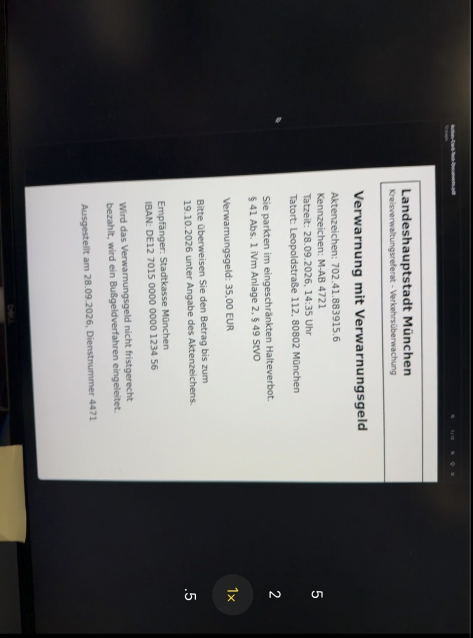
#> input picture test-docs/real/de_parking_ticket_iphone_frame.jpg, 945 x 1275 px (shown at 1/2 size)
$ python -i make_test_docs.py   (imports and definitions only)
#> lines starting #> are read from the running program, lines starting #| are printed output that depends on the picture
"""Generate realistic sample document images + expected fields JSON.

Each doc is rendered on an off-white page; a few are deliberately degraded
(rotation, blur, noise, uneven lighting) to mimic a phone photo.
"""
import json, random, math
from pathlib import Path
from PIL import Image, ImageDraw, ImageFont, ImageFilter, ImageEnhance

OUT = Path(__file__).resolve().parent.parent / "test-docs"
# [2 lines not run here, left out]

F = "/usr/share/fonts/truetype/dejavu/"
def font(name, size):
    return ImageFont.truetype(F + name, size)

SANS, BOLD, SERIF, MONO = "DejaVuSans.ttf", "DejaVuSans-Bold.ttf", "DejaVuSerif.ttf", "DejaVuSansMono.ttf"

def page(w=1240, h=1754, bg=(250, 249, 245)):
#> called with w = 1000, h = 1500, bg = (255, 252, 230)
    im = Image.new("RGB", (w, h), bg)
    return im, ImageDraw.Draw(im)

def write(d, x, y, lines, f, gap=1.45, fill=(25, 25, 25)):
#> called with x = 60, y = 190, gap = 1.45, fill = (25, 25, 25)
    for ln in lines:
        d.text((x, y), ln, font=f, fill=fill)
        y += int(f.size * gap)
    return y

def photo_effects(im, angle=1.2, blur=0.8, noise=10, shade=True):
    # uneven lighting
    if shade:
        w, h = im.size
        grad = Image.new("L", (w, h))
        gd = ImageDraw.Draw(grad)
        for i in range(h):
            v = int(255 - 55 * (i / h) ** 1.5)
            gd.line([(0, i), (w, i)], fill=v)
        dark = Image.new("RGB", (w, h), (90, 85, 80))
        im = Image.composite(im, dark, grad)
    im = im.rotate(angle, resample=Image.BICUBIC, expand=True, fillcolor=(120, 115, 108))
    if blur:
        im = im.filter(ImageFilter.GaussianBlur(blur))
    if noise:
        px = im.load()
        w, h = im.size
        for _ in range(w * h // 12):
            x, y = random.randrange(w), random.randrange(h)
            r, g, b = px[x, y]
            n = random.randint(-noise, noise)
            px[x, y] = (max(0, min(255, r + n)), max(0, min(255, g + n)), max(0, min(255, b + n)))
    return im

expected = {}

# 1. German parking ticket ----------------------------------------------------
im, d = page(1000, 1500, (255, 252, 230))
# [3 lines not run here, left out]
y = write(d, 60, 190, ["Verwarnung mit Verwarnungsgeld"], font(BOLD, 36))
#> y = 242
y = write(d, 60, y + 20, [
    "Aktenzeichen: 702.41.883915.6",
    "Kennzeichen: M-AB 4721",
    "Tatzeit: 28.09.2026, 14:35 Uhr",
    "Tatort: Leopoldstraße 112, 80802 München",
    "",
    "Sie parkten im eingeschränkten Halteverbot.",
    "§ 41 Abs. 1 iVm Anlage 2, § 49 StVO",
    "",
    "Verwarnungsgeld: 35,00 EUR",
    "",
    "Bitte überweisen Sie den Betrag bis zum",
    "19.10.2026 unter Angabe des Aktenzeichens.",
    "",
    "Empfänger: Stadtkasse München",
    "IBAN: DE12 7015 0000 0000 1234 56",
    "",
    "Wird das Verwarnungsgeld nicht fristgerecht",
    "bezahlt, wird ein Bußgeldverfahren eingeleitet.",
    "",
    "Ausgestellt am 28.09.2026, Dienstnummer 4471",
], font(SANS, 27))
#> the loop in write (call 2), `for ln in lines:` made 20 passes
#> (ln, y) on passes 1, 2, 3, 4, 5, 7, 8, 9, 10, 11, 13, 14: ('Aktenzeichen: 702.41.883915.6', 301), ('Kennzeichen: M-AB 4721', 340), ('Tatzeit: 28.09.2026, 14:35 Uhr', 379), ('Tatort: Leopoldstraße 112, 80802 München', 418), ('', 457), ('§ 41 Abs. 1 iVm Anlage 2, § 49 StVO', 535), ('', 574), ('Verwarnungsgeld: 35,00 EUR', 613), ('', 652), ('Bitte überweisen Sie den Betrag bis zum', 691), ('', 769), ('Empfänger: Stadtkasse München', 808)
#> y on passes 6, 12, 17, 18, 20: 496, 730, 925, 964, 1042
#> y = 1042
expected["de_parking_ticket.png"] = dict(docLanguage="de", docType="parking_fine", deadline="2026-10-19",
    amount=35.00, currency="EUR", reference="702.41.883915.6",
    note="Clean scan. Distractor dates: Tatzeit and issue date 28.09.2026.")
# [1 line not run here, left out]

# 2. French medicine label (box side) ------------------------------------------
im, d = page(1200, 800, (255, 255, 255))
#> in page (call 2), `im = Image.new("RGB", (w, h), bg)`: im: PIL image 1200x800 RGB; every value is 255
# [2 lines not run here, left out]
y = write(d, 40, 140, [
    "Comprimés pelliculés - Boîte de 16",
    "Médicament - Voie orale",
    "",
    "Posologie : adultes et enfants de plus de 50 kg :",
    "1 à 2 comprimés par prise, à renouveler si besoin",
    "après 4 heures minimum. Ne pas dépasser 6 comprimés",
    "par jour. Lire attentivement la notice.",
    "",
    "Tenir hors de la vue et de la portée des enfants.",
], font(SANS, 30))
#> y = 527
# [2 lines not run here, left out]
im = photo_effects(im, angle=-1.5, blur=0.6, noise=8)
#> in photo_effects, `grad = Image.new("L", (w, h))`: grad: PIL image 1200x800 L; every value is 0
#> the loop in photo_effects, `for _ in range(w * h // 12):` made 84725 passes
#> (r, g, b) on passes 1 to 3: (222, 221, 220), (248, 248, 247), (243, 242, 242)
# [1 line not run here, left out]
expected["fr_medicine_label.jpg"] = dict(docLanguage="fr", docType="medicine_label", deadline="2028-03-31",
    amount=None, currency=None, reference=None,
    note="Phone-photo style (rotation, blur, shading). Expiry month/year => end of month. No price on the box: amount must be Not found.")

# 3. Spanish rental move-in sheet ----------------------------------------------
im, d = page()
#> call 3 of page, with w = 1240, h = 1754, bg = (250, 249, 245)
#> in page (call 3), `im = Image.new("RGB", (w, h), bg)`:
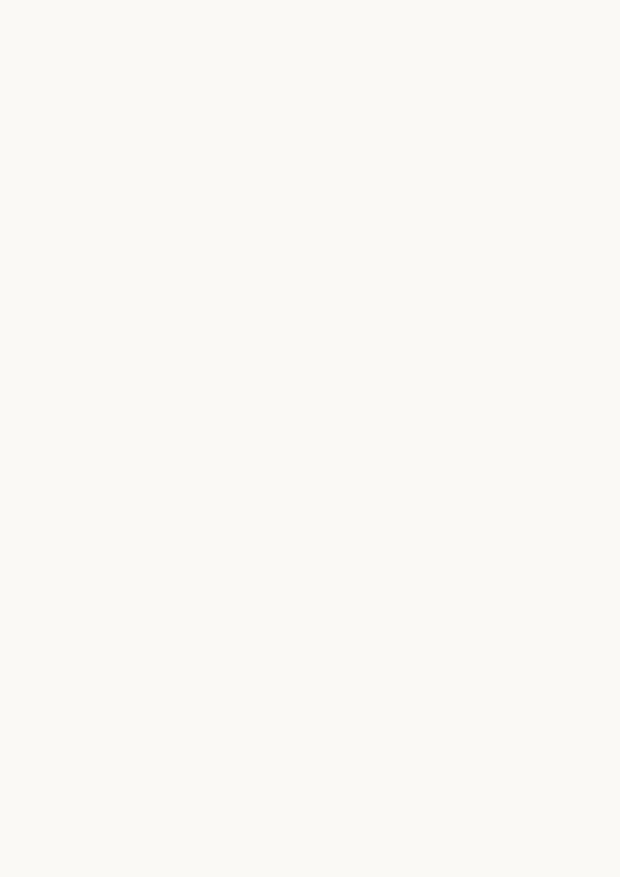
#> im: PIL image 1240x1754 RGB (shown at 1/2 size); mean R, G, B 250, 249, 245
# [2 lines not run here, left out]
y = write(d, 80, 170, [
    "Inmueble: Calle de Toledo 54, 3º B, 28005 Madrid",
    "Arrendador: Inmobiliaria Sol S.L.",
    "Arrendatario: ______________________",
    "Contrato n.º: ALQ-2026-0917",
    "",
    "Fecha de entrada: 01/10/2026",
    "Renta mensual: 850,00 €",
    "Fianza depositada: 1.700,00 €",
    "",
    "Estado de la vivienda (marcar):",
    "[ ] Cocina    [ ] Baño    [ ] Dormitorio    [ ] Salón",
    "",
    "El arrendatario dispone de un plazo para comunicar",
    "por escrito cualquier desperfecto no indicado en este",
    "inventario. Debe devolver esta hoja firmada antes del",
    "15 de octubre de 2026. En caso contrario se entenderá",
    "que acepta el estado de la vivienda y podrán",
    "descontarse daños de la fianza.",
    "",
    "Contadores: luz 004512 kWh  /  agua 00187 m³",
    "",
    "Firma arrendatario:                Firma arrendador:",
], font(SERIF, 30))
#> y = 1116
# [1 line not run here, left out]
expected["es_rental_movein.png"] = dict(docLanguage="es", docType="rental_move_in", deadline="2026-10-15",
    amount=1700.00, currency="EUR", reference="ALQ-2026-0917",
    note="Money at stake = deposit (fianza), not monthly rent. Distractor: move-in date 01/10/2026.")

# 4. Italian hotel cancellation policy ----------------------------------------
im, d = page(1240, 1500)
# [1 line not run here, left out]
y = write(d, 80, 150, [
    "Conferma di prenotazione n. 48213",
    "",
    "Arrivo: 14/11/2026     Partenza: 18/11/2026",
    "Camera doppia standard, 4 notti",
    "Totale soggiorno: € 580,00",
    "",
    "Politica di cancellazione",
    "La cancellazione è gratuita entro il 7 novembre 2026.",
    "Dopo tale data, in caso di cancellazione o mancata",
    "presentazione, verrà addebitata una penale pari",
    "alla prima notte: € 145,00.",
    "",
    "Per cancellare, rispondere a questa email indicando",
    "il numero di prenotazione.",
    "",
    "Cordiali saluti, la Reception",
], font(SANS, 31))
#> y = 854
im = photo_effects(im, angle=0.8, blur=0.5, noise=6, shade=False)
#> call 2 of photo_effects, with angle = 0.8, blur = 0.5, noise = 6, shade = False
#> in photo_effects (call 2), `im = im.rotate(angle, resample=Image.BICUBIC, expand=True, fillcolor=(..`:
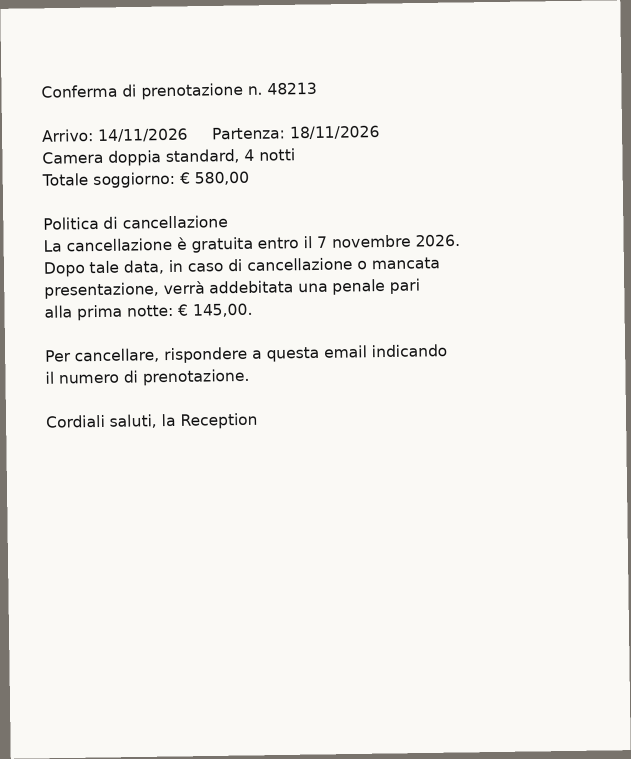
#> im: PIL image 1262x1518 RGB (shown at 1/2 size); mean R, G, B 240.9, 239.8, 235.8
#> the loop in photo_effects (call 2), `for _ in range(w * h // 12):` made 159643 passes
#> (r, g, b) on passes 1 to 3: (250, 249, 245), (250, 249, 245), (250, 249, 245)
# [1 line not run here, left out]
expected["it_hotel_cancellation.jpg"] = dict(docLanguage="it", docType="hotel_cancellation", deadline="2026-11-07",
    amount=145.00, currency="EUR", reference="48213",
    note="Money at stake = cancellation penalty (145), total stay (580) is a distractor. Distractor dates: arrival/departure.")

# 5. Portuguese visa appointment letter ---------------------------------------
im, d = page()
# [2 lines not run here, left out]
y = write(d, 80, 220, [
    "Assunto: Agendamento de pedido de visto nacional",
    "Processo n.º: VN-2026/33871",
    "",
    "Exmo(a). Senhor(a),",
    "",
    "Informamos que a sua entrevista para o pedido de visto",
    "está marcada para o dia 22 de outubro de 2026, às 10h30.",
    "",
    "Deverá enviar os documentos em falta (comprovativo de",
    "meios de subsistência e seguro de viagem) e efetuar o",
    "pagamento da taxa consular de 90,00 EUR até 20/10/2026.",
    "",
    "Sem estes documentos, o agendamento será cancelado.",
    "",
    "Com os melhores cumprimentos,",
    "A Secção Consular",
    "",
    "Lisboa, 01 de outubro de 2026",
], font(SERIF, 30))
# [1 line not run here, left out]
expected["pt_visa_letter.png"] = dict(docLanguage="pt", docType="visa_entry", deadline="2026-10-20",
    amount=90.00, currency="EUR", reference="VN-2026/33871",
    note="Deadline = documents/fee due (até 20/10/2026); interview date 22 Oct and letter date are distractors.")

# 6. English airline cancellation notice --------------------------------------
im, d = page(1240, 1400, (255, 255, 255))
#> in page (call 6), `im = Image.new("RGB", (w, h), bg)`: im: PIL image 1240x1400 RGB; every value is 255
# [2 lines not run here, left out]
y = write(d, 60, 170, [
    "Important: your flight has been cancelled",
    "",
    "Booking reference: QX7P2L",
    "Flight SB2490  London Gatwick (LGW) - Lisbon (LIS)",
    "Departure: 12 Oct 2026, 07:15",
    "",
    "We are sorry to tell you that this flight has been",
    "cancelled due to operational reasons.",
    "",
    "You can choose a free rebooking or a full refund of",
    "GBP 312.40 to your original payment method.",
    "",
    "Please submit your refund or rebooking request by",
    "26 October 2026 using Manage My Booking.",
    "",
    "You may also be entitled to compensation under",
    "UK261 rules.",
], font(SANS, 31))
# [1 line not run here, left out]
expected["en_airline_cancellation.png"] = dict(docLanguage="en", docType="airline_cancellation", deadline="2026-10-26",
    amount=312.40, currency="GBP", reference="QX7P2L",
    note="Distractor: departure date 12 Oct 2026.")

# 7. German traffic fine (Bußgeldbescheid), phone-photo style ------------------
im, d = page(1240, 1600)
#> in page (call 7), `im = Image.new("RGB", (w, h), bg)`:
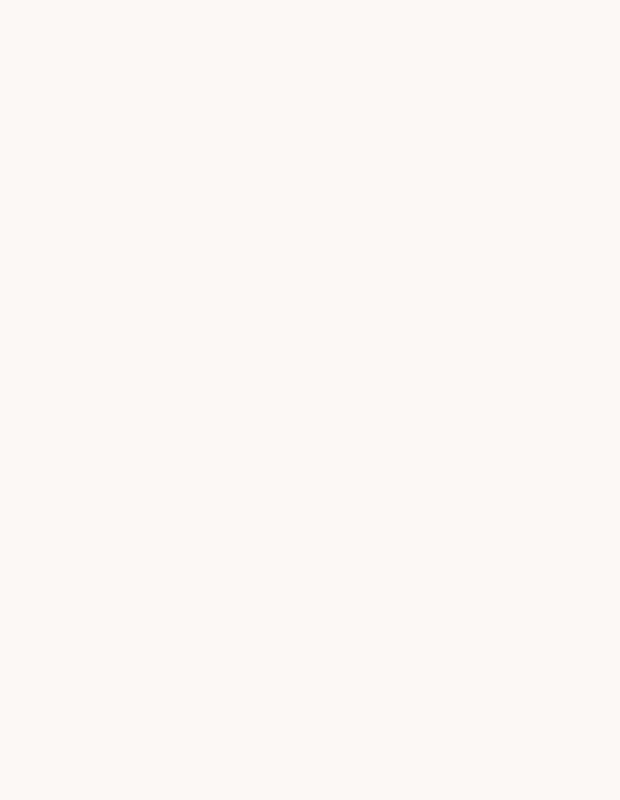
#> im: PIL image 1240x1600 RGB (shown at 1/2 size); mean R, G, B 250, 249, 245
# [1 line not run here, left out]
y = write(d, 80, 150, [
    "Bußgeldbescheid",
    "",
    "Aktenzeichen: 2026-B-551209",
    "Tattag: 14.09.2026   Tatzeit: 08:12 Uhr",
    "Tatort: B96, Höhe km 12,4 - Fahrtrichtung Berlin",
    "",
    "Ihnen wird vorgeworfen, die zulässige",
    "Höchstgeschwindigkeit außerhalb geschlossener",
    "Ortschaften um 18 km/h überschritten zu haben.",
    "",
    "Bußgeld: 60,00 €",
    "Gebühren und Auslagen: 28,50 €",
    "Gesamtbetrag: 88,50 €",
    "",
    "Der Gesamtbetrag ist spätestens am 30. Oktober 2026",
    "zu zahlen. Gegen diesen Bescheid kann innerhalb von",
    "zwei Wochen nach Zustellung Einspruch eingelegt werden.",
    "",
    "Datum des Bescheids: 01.10.2026",
], font(SANS, 30))
im = photo_effects(im, angle=2.0, blur=0.9, noise=12)
#> call 3 of photo_effects, with angle = 2, blur = 0.9, noise = 12, shade = True
#> in photo_effects (call 3), `grad = Image.new("L", (w, h))`: grad: PIL image 1240x1600 L; every value is 0
#> in photo_effects (call 3), `dark = Image.new("RGB", (w, h), (90, 85, 80))`:
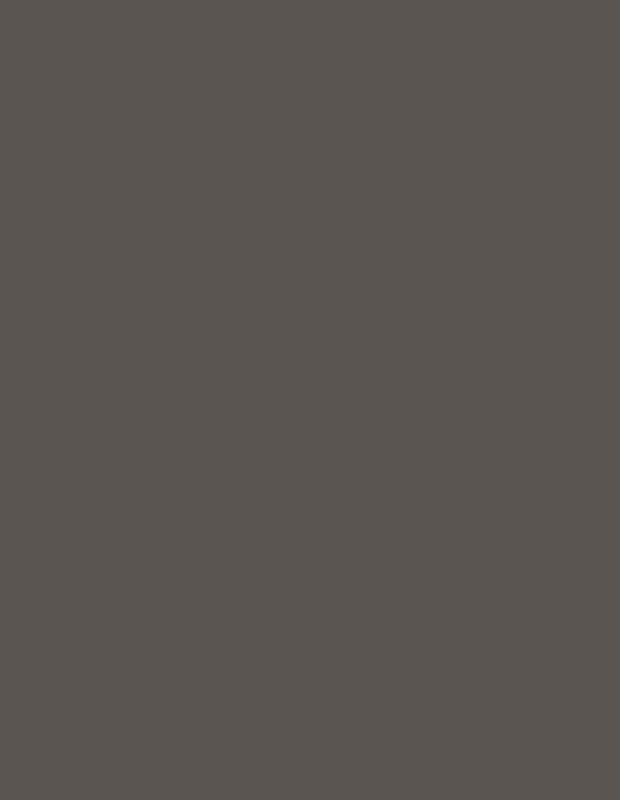
#> dark: PIL image 1240x1600 RGB (shown at 1/2 size); mean R, G, B 90, 85, 80
#> in photo_effects (call 3), `im = im.rotate(angle, resample=Image.BICUBIC, expand=True, fillcolor=(..`:
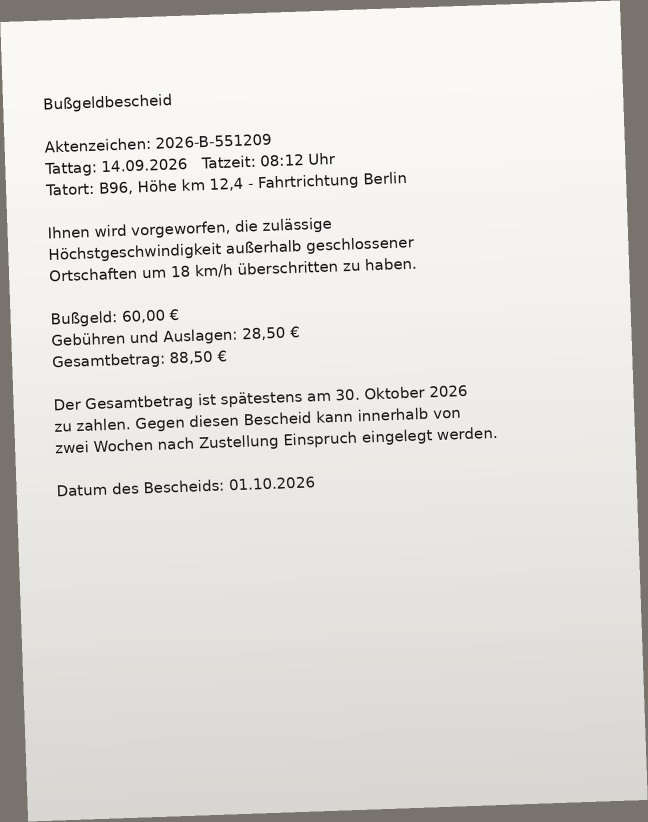
#> im: PIL image 1296x1644 RGB (shown at 1/2 size); mean R, G, B 222.5, 220.9, 216.8
# [1 line not run here, left out]
expected["de_traffic_fine_photo.jpg"] = dict(docLanguage="de", docType="parking_fine", deadline="2026-10-30",
    amount=88.50, currency="EUR", reference="2026-B-551209",
    note="Phone-photo style. Total due (Gesamtbetrag 88,50) is the money at stake; fine-only 60,00 is a distractor. Deadline in written-month form.")

# 8. French entry form / visa letter (residence permit appointment) -----------
im, d = page()
# [2 lines not run here, left out]
y = write(d, 80, 230, [
    "Objet : demande de titre de séjour - pièces manquantes",
    "Numéro de dossier : 69-2026-084512",
    "",
    "Madame, Monsieur,",
    "",
    "Votre demande de titre de séjour est incomplète.",
    "Vous devez transmettre les pièces suivantes au plus",
    "tard le 2 novembre 2026 :",
    "  - justificatif de domicile de moins de 3 mois",
    "  - attestation d'assurance maladie",
    "",
    "Le timbre fiscal de 225 € devra être acheté avant le",
    "rendez-vous. Sans réponse de votre part, votre",
    "demande sera classée sans suite.",
    "",
    "Lyon, le 25 septembre 2026",
], font(SERIF, 30))
# [1 line not run here, left out]
expected["fr_residence_permit_letter.png"] = dict(docLanguage="fr", docType="visa_entry", deadline="2026-11-02",
    amount=225.00, currency="EUR", reference="69-2026-084512",
    note="Deadline phrase 'au plus tard le' split across a line break.")

# [2 lines not run here, left out]

>>> from PIL import Image
>>> picture = Image.open('../test-docs/real/de_parking_ticket_iphone_frame.jpg')
#> picture is the input picture: PIL image 945x1275 RGB; mean R, G, B 99.1, 99, 99.4
>>> result = photo_effects(picture)
#> call 4 of photo_effects, with angle = 1.2, blur = 0.8, noise = 10, shade = True
#> in photo_effects (call 4), `grad = Image.new("L", (w, h))`: grad: PIL image 945x1275 L; every value is 0
#> in photo_effects (call 4), `dark = Image.new("RGB", (w, h), (90, 85, 80))`:
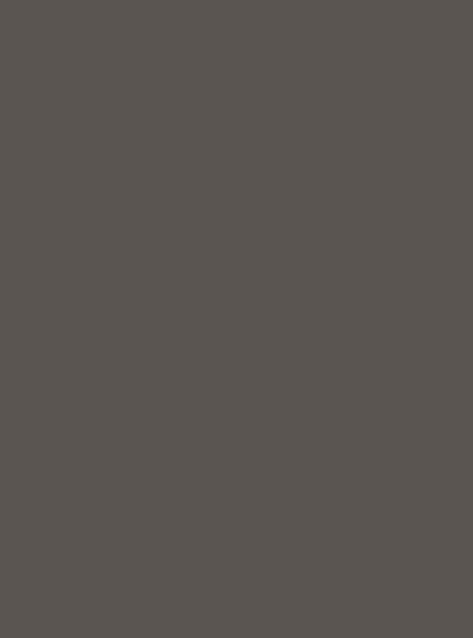
#> dark: PIL image 945x1275 RGB (shown at 1/2 size); mean R, G, B 90, 85, 80
#> in photo_effects (call 4), `im = im.rotate(angle, resample=Image.BICUBIC, expand=True, fillcolor=(..`:
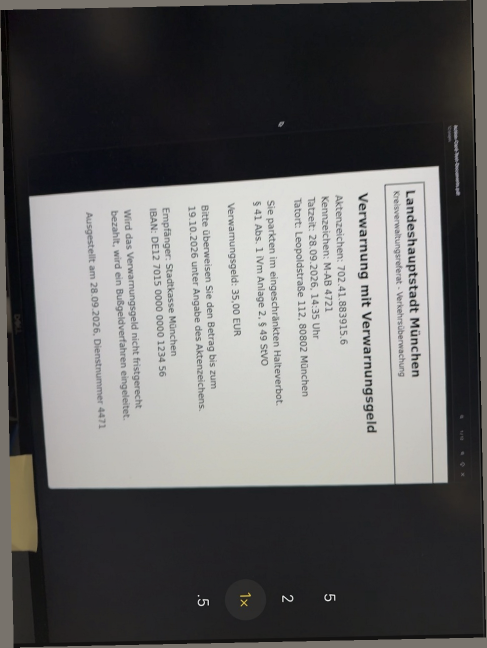
#> im: PIL image 973x1295 RGB (shown at 1/2 size); mean R, G, B 99.1, 98.4, 98
